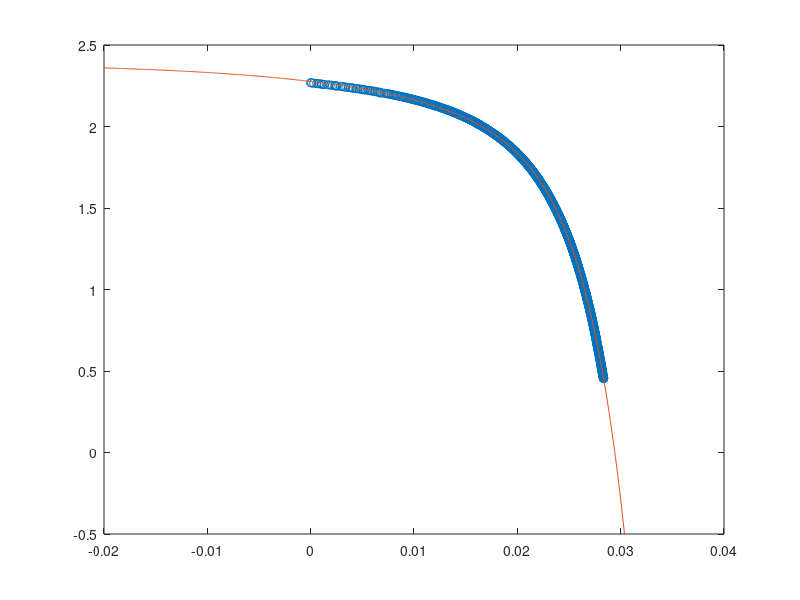
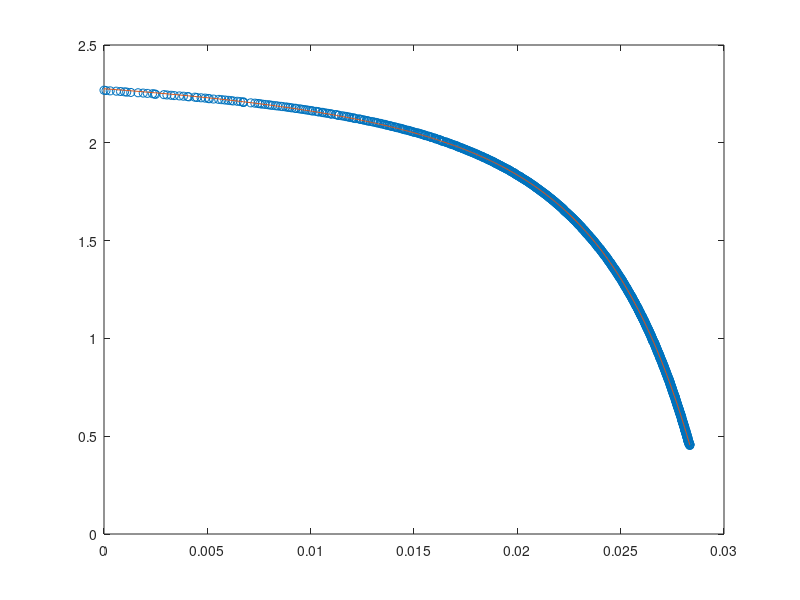

Recreate these plots in MATLAB, in order.
clear all
close all
clc

load('capteur.mat');

x = distance;
y = voltage;

starti = 1;
endi = 100;

y_min_rms = [];
min_rms = 1000;
min_rms_index = starti;
params = [0 0];
coeffs = [];
for i = starti:1:endi
    A = 1*i;
    B = 4*i;
    
    pxi = [ ones(1,length(x))',...
            exp(A*x),...
            exp(B*x)
            ];
    
    R = pinv(pxi)*y;
    
    G = 0;
    for j = 1:size(pxi,2)
        G = G + R(j)*pxi(:,j);
    end

    % calculate rms
    current_rms =  rms(voltage-G);
    
    % set smallest rms curve
    if (current_rms < min_rms)
        y_min_rms = G;
        min_rms = current_rms;
        min_rms_index = i;
        params = [A B];
        coeffs = R;
    end
    
    % display error
%     disp(['i = ', num2str(i), ' rms = ', num2str(current_rms)])
end
disp(['minimal rms = ', num2str(min_rms), ' at i = ', num2str(min_rms_index)])
disp([num2str(coeffs(3)), 'exp(', num2str(params(2)), '*x)+'...
    num2str(coeffs(2)), 'exp(', num2str(params(1)), '*x)+'...
    num2str(coeffs(1))])

x = [-0.02:0.0001:0.04];

y_test= coeffs(3)*exp(params(2)*x)+coeffs(2)*exp(params(1)*x)+coeffs(1);

figure 
plot(distance,voltage,'o')
hold on
plot(x, y_test)
axis([-0.02 0.04 -0.5 2.5])
figure
plot(distance,voltage,'o')
hold on
plot(distance, y_min_rms)
